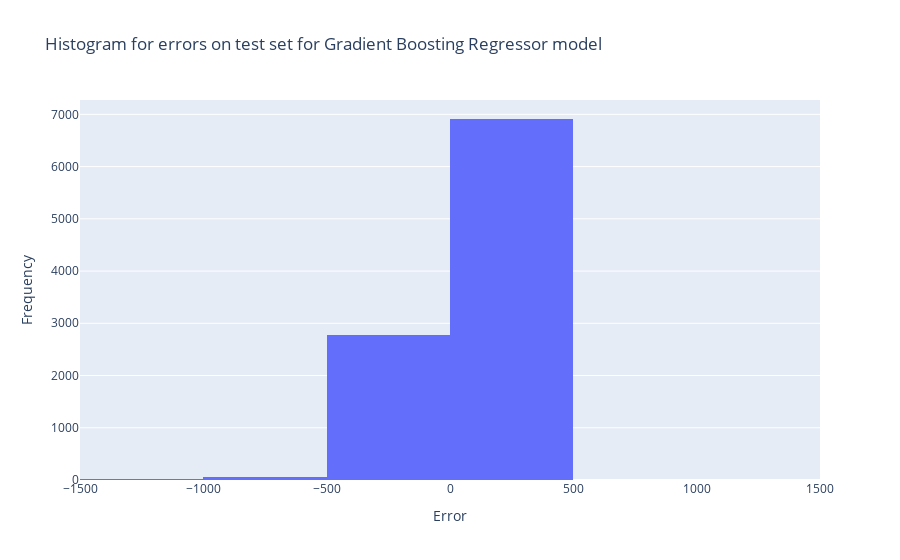

Notebook cell for this chart:
### Code cell
hist_plot("Gradient Boosting Regressor", y_test, y_pred_grad)

### Figure 1 — Plotly figure (JSON) as saved in the notebook; plotly's stock layout.template omitted (floating-point values rounded to 4 significant figures; data arrays with more than 128 entries replaced by an {"elided": "..."} marker saying what was removed)
{"data": [{"nbinsx": 50, "type": "histogram", "x": {"elided": "9779 float values"}}], "layout": {"title": {"text": "Histogram for errors on test set for Gradient Boosting Regressor model"}, "xaxis": {"range": [-1500, 1500], "title": {"text": "Error"}}, "yaxis": {"title": {"text": "Frequency"}}}}
